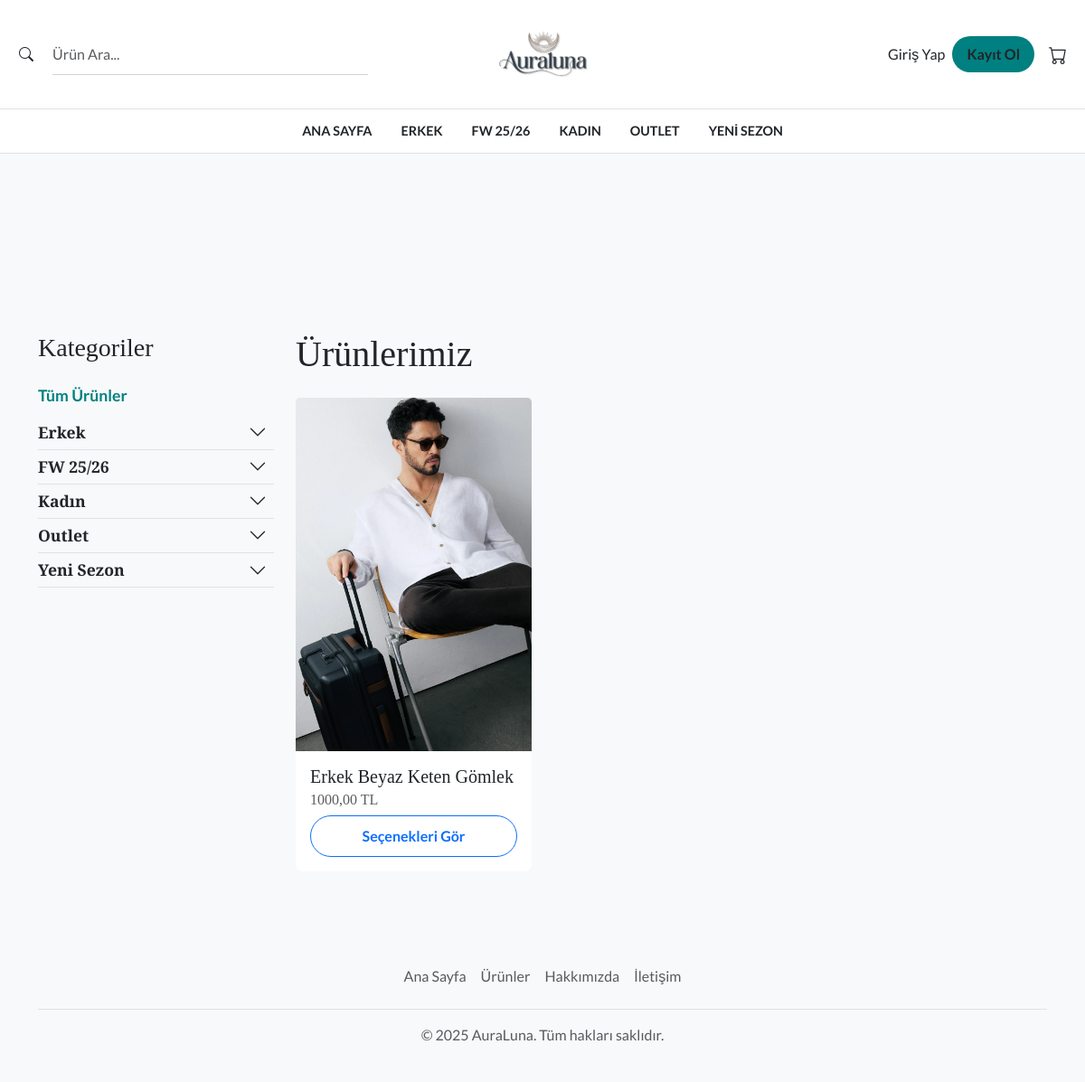
Screenshot of /products/ with the database file from the repository.
### products/models.py (models this page shows, shortened)
class Category(models.Model):
    name = models.CharField(max_length=200, db_index=True)
    slug = models.SlugField(max_length=200, unique=True)
    parent = models.ForeignKey('self', on_delete=models.CASCADE, null=True, blank=True, related_name='children')
    class Meta:
        ordering = ('name',)
        verbose_name = 'category'
        verbose_name_plural = 'categories'
    def get_absolute_url(self):
        return reverse('products:product_list_by_category', args=[self.slug])

class Product(models.Model):
    category = models.ForeignKey(Category, related_name='products', on_delete=models.CASCADE)
    name = models.CharField(max_length=200)
    slug = models.SlugField(max_length=200, unique=True)
    description = models.TextField()
    image = models.ImageField(upload_to='products/', null=True, blank=True, help_text="Ana kapak fotoğrafı")
    created_at = models.DateTimeField(auto_now_add=True)
    updated_at = models.DateTimeField(auto_now=True)
    favourited_by = models.ManyToManyField(settings.AUTH_USER_MODEL, related_name='favourite_products', blank=True)
    class Meta:
        ordering = ('-created_at',)
    def get_absolute_url(self): return reverse('products:product_detail', args=[self.slug])

class ProductVariant(models.Model):
    product = models.ForeignKey(Product, related_name='variants', on_delete=models.CASCADE)
    sku = models.CharField(max_length=100, unique=True, help_text="Benzersiz Stok Kodu (SKU), örn: AUR-GM-BYZ-M")
    size = models.CharField(max_length=10, help_text='Örn: S, M, L, XL')
    color = models.CharField(max_length=50, help_text='Örn: Beyaz, Mavi, Siyah')
    price = models.DecimalField(max_digits=10, decimal_places=2)
    stock = models.PositiveIntegerField(default=0)
    class Meta:
        unique_together = ('product', 'size', 'color')

### products/views.py (the view)
# urls.py: path('', views.product_list, name='product_list'),
def product_list(request, category_slug=None):
    current_category = None
    categories = Category.objects.all()
    product_list = Product.objects.filter(variants__isnull=False).distinct().order_by('-created_at')
    if category_slug:
        current_category = get_object_or_404(Category, slug=category_slug)
        if not current_category.parent:
            product_list = product_list.filter(category__in=current_category.children.all())
        else:
            product_list = product_list.filter(category=current_category)
    query = request.GET.get('q')
    if query:
        product_list = product_list.filter(
            Q(name__icontains=query) | Q(description__icontains=query)
        ).distinct()
    paginator = Paginator(product_list, 6)
    page_number = request.GET.get('page')
    page_obj = paginator.get_page(page_number)
    context = {
        'page_obj': page_obj,
        'query': query,
        'categories': categories,
        'current_category': current_category
    }
    return render(request, 'products/product_list.html', context)

### cart/cart.py (called while the page is built)
    def __len__(self):
        return sum(item['quantity'] for item in self.cart.values())

### cart/context_processors.py (called while the page is built)
def cart(request):
    return {'cart': Cart(request)}

def main_categories(request):
    return {'main_categories': Category.objects.filter(parent__isnull=True)}

### products/templates/products/product_list.html (shortened to what this page needs)
{% extends 'base.html' %}
{% load static %}
{% block content %}
<div class="container my-5">
    <div class="row">
        <div class="col-md-3">
            <h3 class="mb-3">Kategoriler</h3>
            <a href="{% url 'products:product_list' %}" class="sidebar-main-link {% if not current_category %}active{% endif %}">
                Tüm Ürünler
            </a>
            <div class="accordion accordion-flush" id="categoryAccordion">
                {% for category in main_categories %}
                <div class="accordion-item">
                    <h2 class="accordion-header" id="heading-{{ category.slug }}">
                        <a href="{{ category.get_absolute_url }}" class="sidebar-main-link {% if current_category.slug == category.slug or current_category.parent.slug == category.slug %}active{% endif %}">
                            {{ category.name }}
                        </a>
                        <button class="accordion-button collapsed" type="button" data-bs-toggle="collapse" data-bs-target="#collapse-{{ category.slug }}">
                        </button>
                    </h2>
                </div>
                {% endfor %}
            </div>
        </div>
        <div class="col-md-9">
            <h1 class="mb-4">{% if current_category %}{{ current_category.name }}{% else %}Ürünlerimiz{% endif %}</h1>
            <div class="row">
                {% for product in page_obj %}
                    <div class="col-lg-4 col-md-6 mb-4">
                        <div class="card h-100">
                            {% if product.image %}<a href="{{ product.get_absolute_url }}"><img src="{{ product.image.url }}" class="card-img-top" alt="{{ product.name }}"></a>{% endif %}
                            <div class="card-body d-flex flex-column">
                                <h5 class="card-title"><a href="{{ product.get_absolute_url }}" class="text-dark text-decoration-none">{{ product.name }}</a></h5>
                                {% with first_variant=product.variants.first %}
                                    {% if first_variant %}
                                        <h6 class="card-subtitle mb-2 text-muted">{{ first_variant.price }} TL</h6>
                                    {% endif %}
                                {% endwith %}
                                <div class="mt-auto">
                                   <a href="{{ product.get_absolute_url }}" class="btn btn-outline-primary w-100">Seçenekleri Gör</a>
                                </div>
                            </div>
                        </div>
                    </div>
                {% empty %}
                    <div class="col">
                        <div class="alert alert-info">Bu kategoride veya aramanızla eşleşen ürün bulunamadı.</div>
                    </div>
                {% endfor %}
            </div>
        </div>
    </div>
</div>
{% endblock %}

### templates/base.html (shortened to what this page needs)
{% load static %}
<!DOCTYPE html>
<html lang="tr">
<head>
    <link href="https://cdn.jsdelivr.net/npm/bootstrap@5.3.3/dist/css/bootstrap.min.css" rel="stylesheet">
    <link rel="stylesheet" href="https://cdn.jsdelivr.net/npm/bootstrap-icons@1.11.3/font/bootstrap-icons.min.css">
    <link rel="stylesheet" href="https://cdn.jsdelivr.net/npm/swiper@11/swiper-bundle.min.css" />
    <link rel="stylesheet" href="{% static 'css/style.css' %}">
</head>
<body class="{% block body_class %}{% endblock %}">
    <header class="site-header">
        <div class="header-top container-fluid">
            <div class="header-search">
                <form class="d-flex" action="{% url 'products:product_list' %}" method="get" role="search">
                    <button class="btn btn-link text-dark" type="submit"><i class="bi bi-search"></i></button>
                    <input class="form-control" type="search" name="q" placeholder="Ürün Ara...">
                </form>
            </div>
            <div class="header-logo">
                <a href="{% url 'pages:home' %}">
                    <img src="{% static 'images/logo.png' %}" alt="AuraLuna Logo" class="navbar-logo">
                </a>
            </div>
            <div class="header-icons">
                {% include 'partials/right_nav.html' %}
            </div>
        </div>
        <nav class="header-main-nav">
            <ul class="nav justify-content-center">
                <li class="nav-item"><a class="nav-link" href="{% url 'pages:home' %}">Ana Sayfa</a></li>
                {% for category in main_categories %}
                <li class="nav-item">
                    <a class="nav-link" href="{% url 'products:product_list_by_category' category.slug %}">{{ category.name }}</a>
                </li>
                {% endfor %}
            </ul>
        </nav>
    </header>
    <div class="toast-container position-fixed top-0 end-0 p-3" style="z-index: 1100;"></div>
    <main class="main-content">
        {% block content %}{% endblock content %}
    </main>
    <footer class="py-4 mt-5 bg-light">
        <div class="container text-center">
            <ul class="nav justify-content-center border-bottom pb-3 mb-3">
                <li class="nav-item"><a href="{% url 'pages:home' %}" class="nav-link px-2 text-muted">Ana Sayfa</a></li>
                <li class="nav-item"><a href="{% url 'products:product_list' %}" class="nav-link px-2 text-muted">Ürünler</a></li>
                <li class="nav-item"><a href="{% url 'pages:about' %}" class="nav-link px-2 text-muted">Hakkımızda</a></li>
                <li class="nav-item"><a href="{% url 'pages:contact' %}" class="nav-link px-2 text-muted">İletişim</a></li>
            </ul>
            <p class="text-center text-muted">&copy; {% now "Y" %} AuraLuna. Tüm hakları saklıdır.</p>
        </div>
    </footer>
</body>
</html>

### static/css/style.css (style rules this page uses)
body { font-family: 'Lato', sans-serif; background-color: #f8f9fa; }
h1, h2, h3, h4, h5, h6 { font-family: 'Playfair Display', serif; }
.main-content { padding-top: 150px; }
.site-header { background-color: #ffffff; border-bottom: 1px solid #dee2e6; position: sticky; top: 0; z-index: 1020; }
.header-top { display: flex; justify-content: space-between; align-items: center; padding: 10px 20px; }
.header-search { width: 33.33%; }
.header-search .form-control { border: none; border-radius: 0; border-bottom: 1px solid #ced4da; padding-left: 0; }
.header-search .btn { padding-left: 0; }
.header-logo { width: 33.33%; text-align: center; }
.header-logo img { height: 100px; width: auto; }
.header-icons { width: 33.33%; display: flex; justify-content: flex-end; }
.header-main-nav { border-top: 1px solid #dee2e6; padding: 5px 0; }
.header-main-nav .nav-link { color: #212529 !important; font-weight: bold; text-transform: uppercase; font-size: 0.9rem; }
.card { transition: transform 0.3s ease, box-shadow 0.3s ease; border: none; border-radius: 8px; position: relative; }
.btn { transition: background-color 0.3s ease, transform 0.2s ease, color 0.3s ease; border-radius: 50px; padding: 10px 20px; font-weight: bold; }
.sidebar-main-link { font-weight: bold; color: #212529; text-decoration: none; display: block; padding: 0.5rem 0; font-size: 1.1rem; }
.sidebar-main-link.active { color: #008080; }
.accordion-item { border: none; background-color: transparent; }
.accordion-header { display: flex; align-items: center; border-bottom: 1px solid #dee2e6; }
.accordion-header .sidebar-main-link { flex-grow: 1; }
.accordion-button { background-color: transparent !important; box-shadow: none !important; padding: 0.5rem 0.5rem 0.5rem 0; width: auto; }

### rows the page displays
Category: name "ERKEK", name "Erkek"
Category: name "FW 25/26"
Category: name "KADIN", name "Kadın"
Category: name "OUTLET", name "Outlet"
Category: name "YENI SEZON", name "Yeni Sezon"
Product: image (picture), name "Erkek Beyaz Keten Gömlek", variants.first.price "1000,00"
